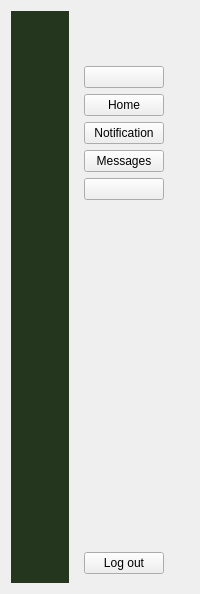
          <widget class="QWidget" name="TeacherI">
           <layout class="QHBoxLayout" name="horizontalLayout_7">
            <item>
             <widget class="QWidget" name="SideBareFalse_4" native="true">
              <property name="styleSheet">
               <string notr="true">background-color: #25361f; 
border:none;
height:38px;</string>
              </property>
              <layout class="QVBoxLayout" name="verticalLayout_8">
               <item>
                <widget class="QLabel" name="label_9">
                 <property name="minimumSize">
                  <size>
                   <width>40</width>
                   <height>40</height>
                  </size>
                 </property>
                 <property name="maximumSize">
                  <size>
                   <width>40</width>
                   <height>40</height>
                  </size>
                 </property>
                 <property name="styleSheet">
                  <string notr="true">radius:20px;</string>
                 </property>
                 <property name="text">
                  <string/>
                 </property>
                 <property name="pixmap">
                  <pixmap>P1000583.jpg</pixmap>
                 </property>
                </widget>
               </item>
               <item>
                <widget class="QPushButton" name="Home_43">
                 <property name="text">
                  <string/>
                 </property>
                 <property name="icon">
                  <iconset>
                   <normaloff>arrows.png</normaloff>arrows.png</iconset>
                 </property>
                 <property name="iconSize">
                  <size>
                   <width>25</width>
                   <height>25</height>
                  </size>
                 </property>
                 <property name="checkable">
                  <bool>true</bool>
                 </property>
                 <property name="autoExclusive">
                  <bool>true</bool>
                 </property>
                </widget>
               </item>
               <item>
                <widget class="QPushButton" name="Home_47">
                 <property name="text">
                  <string/>
                 </property>
                 <property name="icon">
                  <iconset>
                   <normaloff>home (2).png</normaloff>home (2).png</iconset>
                 </property>
                 <property name="checkable">
                  <bool>true</bool>
                 </property>
                 <property name="autoExclusive">
                  <bool>true</bool>
                 </property>
                </widget>
               </item>
               <item>
                <widget class="QPushButton" name="Home_44">
                 <property name="text">
                  <string/>
                 </property>
                 <property name="icon">
                  <iconset>
                   <normaloff>notification.png</normaloff>notification.png</iconset>
                 </property>
                 <property name="checkable">
                  <bool>true</bool>
                 </property>
                 <property name="autoExclusive">
                  <bool>true</bool>
                 </property>
                </widget>
               </item>
               <item>
                <widget class="QPushButton" name="Home_45">
                 <property name="text">
                  <string/>
                 </property>
                 <property name="icon">
                  <iconset>
                   <normaloff>comment.png</normaloff>comment.png</iconset>
                 </property>
                 <property name="checkable">
                  <bool>true</bool>
                 </property>
                 <property name="autoExclusive">
                  <bool>true</bool>
                 </property>
                </widget>
               </item>
               <item>
                <widget class="QPushButton" name="Home_46">
                 <property name="text">
                  <string/>
                 </property>
                 <property name="icon">
                  <iconset>
                   <normaloff>home (2).png</normaloff>home (2).png</iconset>
                 </property>
                 <property name="checkable">
                  <bool>true</bool>
                 </property>
                 <property name="autoExclusive">
                  <bool>true</bool>
                 </property>
                </widget>
               </item>
               <item>
                <spacer name="verticalSpacer_8">
                 <property name="orientation">
                  <enum>Qt::Vertical</enum>
                 </property>
                 <property name="sizeHint" stdset="0">
                  <size>
                   <width>18</width>
                   <height>250</height>
                  </size>
                 </property>
                </spacer>
               </item>
               <item>
                <widget class="QPushButton" name="Home_48">
                 <property name="text">
                  <string/>
                 </property>
                 <property name="icon">
                  <iconset>
                   <normaloff>log-out.png</normaloff>log-out.png</iconset>
                 </property>
                 <property name="checkable">
                  <bool>true</bool>
                 </property>
                 <property name="autoExclusive">
                  <bool>true</bool>
                 </property>
                </widget>
               </item>
              </layout>
             </widget>
            </item>
            <item>
             <widget class="QWidget" name="SideBareTrue_4" native="true">
              <property name="styleSheet">
               <string notr="true">
@font-face {
  font-family: myFirstFont;
  src: url('https://fonts.googleapis.com/css2?family=Rubik:ital,wght@0,300..900;1,300..900&amp;display=swap');
  font-weight: bold;
}
QWidget{
background-color: #25361f; 
}
QPushButton {
color:#DADA83;
font-size:25px;
font-family:myFirstFont;
text-align:left;
padding-left:10px;
border:none;
height:38px;
radius:20px;
}</string>
              </property>
              <layout class="QVBoxLayout" name="verticalLayout_7">
               <item>
                <widget class="QLabel" name="label_8">
                 <property name="minimumSize">
                  <size>
                   <width>40</width>
                   <height>40</height>
                  </size>
                 </property>
                 <property name="maximumSize">
                  <size>
                   <width>40</width>
                   <height>40</height>
                  </size>
                 </property>
                 <property name="styleSheet">
                  <string notr="true">radius:20px;</string>
                 </property>
                 <property name="text">
                  <string/>
                 </property>
                 <property name="pixmap">
                  <pixmap>P1000583.jpg</pixmap>
                 </property>
                </widget>
               </item>
               <item>
                <widget class="QPushButton" name="Home_41">
                 <property name="text">
                  <string/>
                 </property>
                 <property name="icon">
                  <iconset>
                   <normaloff>arrow.png</normaloff>arrow.png</iconset>
                 </property>
                 <property name="iconSize">
                  <size>
                   <width>25</width>
                   <height>25</height>
                  </size>
                 </property>
                 <property name="checkable">
                  <bool>true</bool>
                 </property>
                 <property name="autoExclusive">
                  <bool>true</bool>
                 </property>
                </widget>
               </item>
               <item>
                <widget class="QPushButton" name="Home_37">
                 <property name="text">
                  <string>Home</string>
                 </property>
                 <property name="icon">
                  <iconset>
                   <normaloff>home (2).png</normaloff>home (2).png</iconset>
                 </property>
                 <property name="checkable">
                  <bool>true</bool>
                 </property>
                 <property name="autoExclusive">
                  <bool>true</bool>
                 </property>
                </widget>
               </item>
               <item>
                <widget class="QPushButton" name="Home_38">
                 <property name="text">
                  <string>Notification</string>
                 </property>
                 <property name="icon">
                  <iconset>
                   <normaloff>notification.png</normaloff>notification.png</iconset>
                 </property>
                 <property name="checkable">
                  <bool>true</bool>
                 </property>
                 <property name="autoExclusive">
                  <bool>true</bool>
                 </property>
                </widget>
               </item>
               <item>
                <widget class="QPushButton" name="Home_39">
                 <property name="text">
                  <string>Messages</string>
                 </property>
                 <property name="icon">
                  <iconset>
                   <normaloff>comment.png</normaloff>comment.png</iconset>
                 </property>
                 <property name="checkable">
                  <bool>true</bool>
                 </property>
                 <property name="autoExclusive">
                  <bool>true</bool>
                 </property>
                </widget>
               </item>
               <item>
                <widget class="QPushButton" name="Home_40">
                 <property name="text">
                  <string/>
                 </property>
                 <property name="icon">
                  <iconset>
                   <normaloff>home (2).png</normaloff>home (2).png</iconset>
                 </property>
                 <property name="checkable">
                  <bool>true</bool>
                 </property>
                 <property name="autoExclusive">
                  <bool>true</bool>
                 </property>
                </widget>
               </item>
               <item>
                <spacer name="verticalSpacer_7">
                 <property name="orientation">
                  <enum>Qt::Vertical</enum>
                 </property>
                 <property name="sizeHint" stdset="0">
                  <size>
                   <width>18</width>
                   <height>195</height>
                  </size>
                 </property>
                </spacer>
               </item>
               <item>
                <widget class="QPushButton" name="Home_42">
                 <property name="text">
                  <string>Log out</string>
                 </property>
                 <property name="icon">
                  <iconset>
                   <normaloff>log-out.png</normaloff>log-out.png</iconset>
                 </property>
                 <property name="checkable">
                  <bool>true</bool>
                 </property>
                 <property name="autoExclusive">
                  <bool>true</bool>
                 </property>
                </widget>
               </item>
              </layout>
             </widget>
            </item>
            <item>
             <widget class="QStackedWidget" name="stackedWidget_5">
              <widget class="QWidget" name="page_10"/>
              <widget class="QWidget" name="page_11"/>
             </widget>
            </item>
           </layout>
          </widget>
